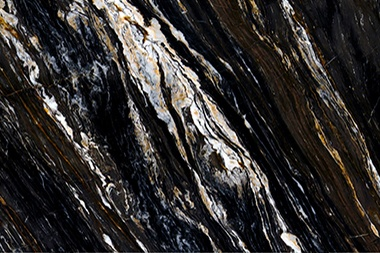
#> input picture backend/dataset/train/tile_10/img_10.jpg, 380 x 253 px
$ python -i preprocess.py   (imports and definitions only)
#> lines starting #> are read from the running program, lines starting #| are printed output that depends on the picture
#> further down, picture is the input picture: shape (253, 380, 3); mean B, G, R 46.2, 47.3, 50.2
import cv2
import numpy as np
from PIL import Image
import io

# [40 lines left out: functions enhance_blur_sharpness, normalize_lighting, equalize_histogram, not called in this run]

def denoise(img_array: np.ndarray) -> np.ndarray:
    """Noise reduction while preserving edges."""
    return cv2.fastNlMeansDenoisingColored(img_array, None, 10, 10, 7, 21)

def color_normalization(img_array: np.ndarray) -> np.ndarray:
    """Normalize colors in LAB space."""
    lab = cv2.cvtColor(img_array, cv2.COLOR_BGR2LAB)
#> lab: shape (253, 380, 3); mean of channels 0, 1, 2 48.5, 129.2, 129.1
    l, a, b = cv2.split(lab)
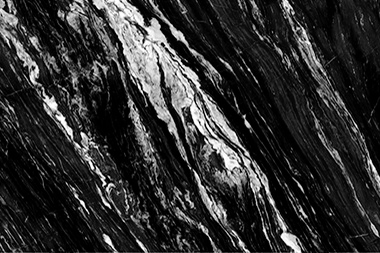
#> l: shape (253, 380); min 0, max 255, mean 48.5
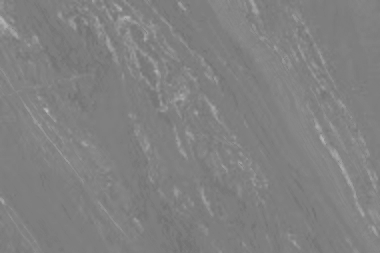
#> b: shape (253, 380); min 112, max 184, mean 129.1
    l = cv2.normalize(l, None, 0, 255, cv2.NORM_MINMAX)
    a = cv2.normalize(a, None, 0, 255, cv2.NORM_MINMAX)
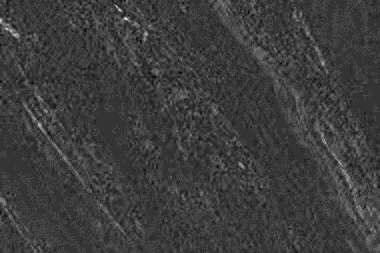
#> a: shape (253, 380); min 0, max 255, mean 61.1
    b = cv2.normalize(b, None, 0, 255, cv2.NORM_MINMAX)
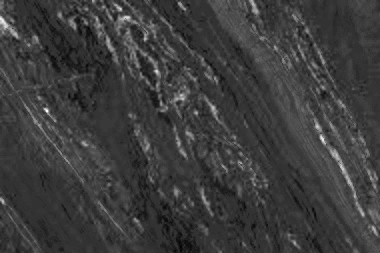
#> b: shape (253, 380); min 0, max 255, mean 60.6
    lab = cv2.merge((l, a, b))
#> lab: shape (253, 380, 3); mean of channels 0, 1, 2 48.5, 61.1, 60.6
    return cv2.cvtColor(lab, cv2.COLOR_LAB2BGR)
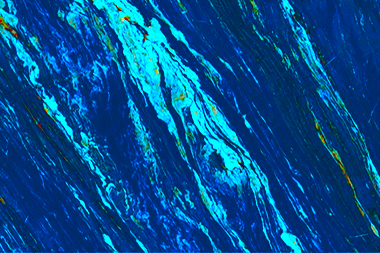
#> returned value: shape (253, 380, 3); mean B, G, R 142.7, 78.6, 0.9

# [56 lines left out: functions correct_perspective, resize_for_model, preprocess_image, not called in this run]

>>> import cv2
>>> picture = cv2.imread('../dataset/train/tile_10/img_10.jpg')
>>> result = color_normalization(picture)
